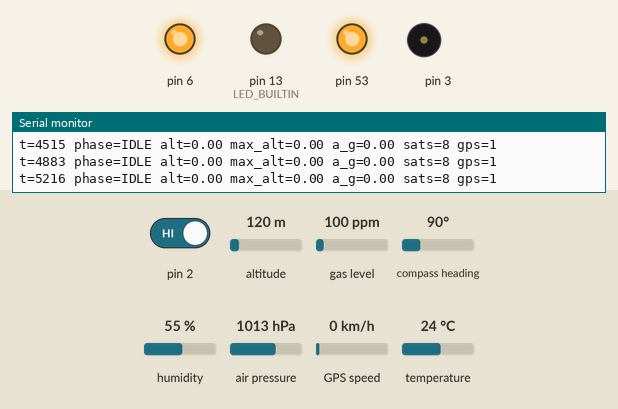
Recording of a sketch running on a simulated Arduino Mega 2560, built with avr-gcc and run on an emulated ATmega2560. Parts: output pins drawn as LEDs (lit = HIGH), buzzer (waves = sounding), the last lines printed to the serial monitor. The inputs (shaded band) are chosen by the test bench; at power-on: air pressure 1013 hPa, pin 2 HIGH, altitude 120 m, gas level 100 ppm, compass heading 90°, humidity 55 %, GPS speed 0 km/h, temperature 24 °C. Storage starts empty; the GPS gets a fix after 3 s at 37.7749, -122.4194 with 8 satellites; pins used as bus, display or sensor lines are not drawn.

Above: at 5.7 s.
5.8 s: air pressure set to 1012 hPa
At 9.0 s:
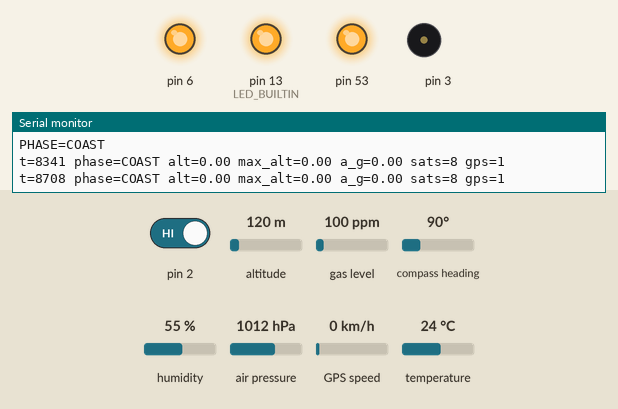
9.9 s: air pressure set to 1025 hPa
At 10.51 s:
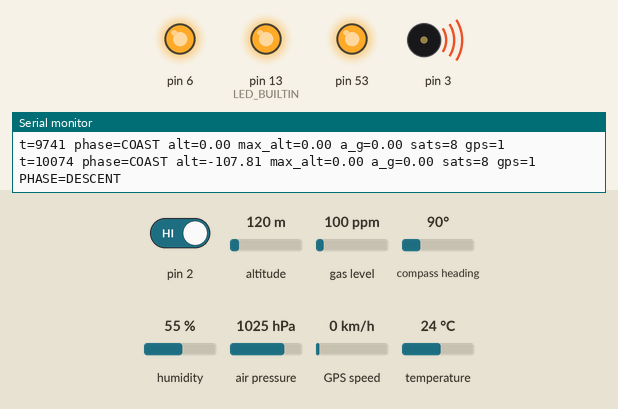
17.5 s: pin 2 driven HIGH
Timing chart, 0 to 22.0 s (numbered marks = the images above; inputs shaded):
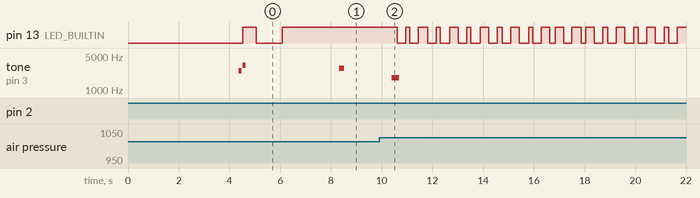

The sketch:

xiao_samd21_rocket_fc.ino
```cpp
#include <Arduino.h>
#include <SPI.h>
#include <Wire.h>
#include <SD.h>
#include <TinyGPSPlus.h>
#include <Adafruit_BMP3XX.h>

namespace Pins {
const uint8_t SD_CS = 0;
const uint8_t IMU_CS = 1;
const uint8_t BUTTON = 2;
const uint8_t BUZZER = 3;
const uint8_t BMP_CS = 6;
const uint8_t STATUS_LED = LED_BUILTIN;
}

namespace Timing {
const uint32_t SAMPLE_PERIOD_MS = 50;
const uint32_t STATUS_PERIOD_MS = 250;
const uint32_t BUTTON_HOLD_MS = 1000;
const uint32_t BUTTON_RESET_HOLD_MS = 4000;
const uint32_t GPS_BAUD = 9600;
}

namespace BuildConfig {
const bool IMU_ENABLED = true;
const bool IMU_REQUIRED = false;
}

namespace Thresholds {
const float ARM_ALT_SETTLE_S = 2.0f;
const float LAUNCH_ACCEL_G = 2.5f;
const float LAUNCH_ALT_GAIN_M = 5.0f;
const float APOGEE_FALL_M = 0.75f;
const float COAST_TIMEOUT_ALT_FALL_M = 0.30f;
const float LANDED_GYRO_DPS = 12.0f;
const float LANDED_ALT_BAND_M = 2.0f;
const uint32_t DESCENT_CONFIRM_MS = 300;
const uint32_t COAST_TIMEOUT_MS = 8000;
const uint32_t LANDED_TIME_MS = 8000;
}

enum FlightPhase : uint8_t {
  PHASE_BOOT,
  PHASE_IDLE,
  PHASE_ARMED,
  PHASE_BOOST,
  PHASE_COAST,
  PHASE_DESCENT,
  PHASE_LANDED,
  PHASE_ERROR
};

struct ImuSample {
  float ax_g = 0.0f;
  float ay_g = 0.0f;
  float az_g = 0.0f;
  float gx_dps = 0.0f;
  float gy_dps = 0.0f;
  float gz_dps = 0.0f;
  bool ok = false;
};

Adafruit_BMP3XX bmp;
TinyGPSPlus gps;
File logFile;

FlightPhase phase = PHASE_BOOT;
ImuSample imu;

float groundPressurePa = 101325.0f;
float groundAltitudeM = 0.0f;
float filteredAltitudeM = 0.0f;
float maxAltitudeM = 0.0f;
float lastLoggedAltitudeM = 0.0f;
float latestPressurePa = 101325.0f;

uint32_t lastSampleMs = 0;
uint32_t lastStatusMs = 0;
uint32_t buttonPressStartMs = 0;
uint32_t launchDetectedMs = 0;
uint32_t descentCandidateMs = 0;
uint32_t landedCandidateMs = 0;
uint32_t lastLandedBeaconMs = 0;
uint32_t flushCounter = 0;

bool sdReady = false;
bool bmpReady = false;
bool imuReady = false;
bool gpsSeen = false;
bool buttonShortHandled = false;
bool buttonLongHandled = false;
bool systemReady = false;

const uint8_t ICM_REG_WHO_AM_I = 0x75;
const uint8_t ICM_REG_PWR_MGMT_1 = 0x6B;
const uint8_t ICM_REG_SMPLRT_DIV = 0x19;
const uint8_t ICM_REG_CONFIG = 0x1A;
const uint8_t ICM_REG_GYRO_CONFIG = 0x1B;
const uint8_t ICM_REG_ACCEL_CONFIG = 0x1C;
const uint8_t ICM_REG_ACCEL_CONFIG2 = 0x1D;
const uint8_t ICM_REG_USER_CTRL = 0x6A;
const uint8_t ICM_REG_I2C_IF = 0x70;
const uint8_t ICM_REG_ACCEL_XOUT_H = 0x3B;

const float ACCEL_LSB_PER_G = 2048.0f;
const float GYRO_LSB_PER_DPS = 16.4f;

const char *phaseName(FlightPhase p) {
  switch (p) {
    case PHASE_BOOT: return "BOOT";
    case PHASE_IDLE: return "IDLE";
    case PHASE_ARMED: return "ARMED";
    case PHASE_BOOST: return "BOOST";
    case PHASE_COAST: return "COAST";
    case PHASE_DESCENT: return "DESCENT";
    case PHASE_LANDED: return "LANDED";
    case PHASE_ERROR: return "ERROR";
    default: return "UNKNOWN";
  }
}

void setPhase(FlightPhase nextPhase) {
  if (phase == nextPhase) {
    return;
  }
  phase = nextPhase;
  Serial.print("PHASE=");
  Serial.println(phaseName(phase));
}

void buzz(uint16_t durationMs, uint16_t frequency = 2400) {
  tone(Pins::BUZZER, frequency, durationMs);
}

void fatalError(const __FlashStringHelper *message) {
  Serial.println(message);
  setPhase(PHASE_ERROR);
}

void printInitStatus(const __FlashStringHelper *name, bool ok) {
  Serial.print(name);
  Serial.print(": ");
  Serial.println(ok ? F("OK") : F("FAIL"));
}

void printInitDisabled(const __FlashStringHelper *name) {
  Serial.print(name);
  Serial.println(F(": DISABLED"));
}

void printStartupSummary() {
  Serial.println(F("INIT SUMMARY"));
  printInitStatus(F("BMP390"), bmpReady);
  if (BuildConfig::IMU_ENABLED) {
    printInitStatus(F("ICM-20602"), imuReady);
  } else {
    printInitDisabled(F("ICM-20602"));
  }
  printInitStatus(F("SD"), sdReady);
  Serial.print(F("SYSTEM READY: "));
  Serial.println(systemReady ? F("YES") : F("NO"));
}

uint8_t icmReadReg(uint8_t reg) {
  SPI.beginTransaction(SPISettings(1000000, MSBFIRST, SPI_MODE0));
  digitalWrite(Pins::IMU_CS, LOW);
  SPI.transfer(reg | 0x80);
  uint8_t value = SPI.transfer(0x00);
  digitalWrite(Pins::IMU_CS, HIGH);
  SPI.endTransaction();
  return value;
}

void icmWriteReg(uint8_t reg, uint8_t value) {
  SPI.beginTransaction(SPISettings(1000000, MSBFIRST, SPI_MODE0));
  digitalWrite(Pins::IMU_CS, LOW);
  SPI.transfer(reg & 0x7F);
  SPI.transfer(value);
  digitalWrite(Pins::IMU_CS, HIGH);
  SPI.endTransaction();
}

void icmReadBytes(uint8_t reg, uint8_t *buffer, size_t length) {
  SPI.beginTransaction(SPISettings(1000000, MSBFIRST, SPI_MODE0));
  digitalWrite(Pins::IMU_CS, LOW);
  SPI.transfer(reg | 0x80);
  for (size_t i = 0; i < length; ++i) {
    buffer[i] = SPI.transfer(0x00);
  }
  digitalWrite(Pins::IMU_CS, HIGH);
  SPI.endTransaction();
}

bool initImu() {
  digitalWrite(Pins::IMU_CS, HIGH);
  delay(100);

  const uint8_t whoAmIPreReset = icmReadReg(ICM_REG_WHO_AM_I);
  Serial.print("ICM WHOAMI pre-reset=0x");
  Serial.println(whoAmIPreReset, HEX);

  icmWriteReg(ICM_REG_PWR_MGMT_1, 0x80);
  delay(100);
  const uint8_t whoAmIPostReset = icmReadReg(ICM_REG_WHO_AM_I);
  Serial.print("ICM WHOAMI post-reset=0x");
  Serial.println(whoAmIPostReset, HEX);

  icmWriteReg(ICM_REG_I2C_IF, 0x40);
  delay(10);
  icmWriteReg(ICM_REG_PWR_MGMT_1, 0x01);
  delay(10);
  icmWriteReg(ICM_REG_USER_CTRL, 0x00);
  icmWriteReg(ICM_REG_SMPLRT_DIV, 0x04);
  icmWriteReg(ICM_REG_CONFIG, 0x03);
  icmWriteReg(ICM_REG_GYRO_CONFIG, 0x18);
  icmWriteReg(ICM_REG_ACCEL_CONFIG, 0x18);
  icmWriteReg(ICM_REG_ACCEL_CONFIG2, 0x03);

  const uint8_t whoAmI = icmReadReg(ICM_REG_WHO_AM_I);
  Serial.print("ICM WHOAMI=0x");
  Serial.println(whoAmI, HEX);
  Serial.print("ICM PWR_MGMT_1=0x");
  Serial.println(icmReadReg(ICM_REG_PWR_MGMT_1), HEX);
  Serial.print("ICM I2C_IF=0x");
  Serial.println(icmReadReg(ICM_REG_I2C_IF), HEX);

  return whoAmI == 0x12;
}

ImuSample readImu() {
  ImuSample sample;
  uint8_t raw[14] = {0};
  icmReadBytes(ICM_REG_ACCEL_XOUT_H, raw, sizeof(raw));

  int16_t ax = (int16_t)((raw[0] << 8) | raw[1]);
  int16_t ay = (int16_t)((raw[2] << 8) | raw[3]);
  int16_t az = (int16_t)((raw[4] << 8) | raw[5]);
  int16_t gx = (int16_t)((raw[8] << 8) | raw[9]);
  int16_t gy = (int16_t)((raw[10] << 8) | raw[11]);
  int16_t gz = (int16_t)((raw[12] << 8) | raw[13]);

  sample.ax_g = (float)ax / ACCEL_LSB_PER_G;
  sample.ay_g = (float)ay / ACCEL_LSB_PER_G;
  sample.az_g = (float)az / ACCEL_LSB_PER_G;
  sample.gx_dps = (float)gx / GYRO_LSB_PER_DPS;
  sample.gy_dps = (float)gy / GYRO_LSB_PER_DPS;
  sample.gz_dps = (float)gz / GYRO_LSB_PER_DPS;
  sample.ok = true;
  return sample;
}

bool openNextLogFile() {
  char name[20];
  for (uint8_t i = 0; i < 100; ++i) {
    snprintf(name, sizeof(name), "FLIGHT%02u.CSV", i);
    if (!SD.exists(name)) {
      logFile = SD.open(name, FILE_WRITE);
      if (logFile) {
        logFile.println("ms,phase,ax_g,ay_g,az_g,gx_dps,gy_dps,gz_dps,baro_alt_m,max_alt_m,baro_temp_c,pressure_pa,gps_fix,gps_sats,lat_deg,lon_deg,gps_alt_m,gps_speed_mps,gps_course_deg");
        logFile.flush();
        Serial.print("LOG=");
        Serial.println(name);
        return true;
      }
    }
  }
  return false;
}

void serviceGps() {
  while (Serial1.available() > 0) {
    char c = (char)Serial1.read();
    gps.encode(c);
    gpsSeen = true;
  }
}

bool updateBarometer(float &altitudeM, float &temperatureC, float &pressurePa) {
  if (!bmp.performReading()) {
    return false;
  }
  temperatureC = bmp.temperature;
  pressurePa = bmp.pressure;
  latestPressurePa = pressurePa;
  if (phase == PHASE_IDLE) {
    // While idle on the bench, keep the baro reference slowly centered near zero.
    groundPressurePa = 0.98f * groundPressurePa + 0.02f * pressurePa;
  }
  altitudeM = 44330.0f * (1.0f - powf(pressurePa / groundPressurePa, 0.1903f)) + groundAltitudeM;
  filteredAltitudeM = 0.85f * filteredAltitudeM + 0.15f * altitudeM;
  if (filteredAltitudeM > maxAltitudeM) {
    maxAltitudeM = filteredAltitudeM;
  }
  return true;
}

bool captureGroundReference(uint8_t samples = 16, uint16_t sampleDelayMs = 40) {
  float pressureSum = 0.0f;
  uint8_t goodSamples = 0;

  for (uint8_t i = 0; i < samples; ++i) {
    if (bmp.performReading()) {
      pressureSum += bmp.pressure;
      ++goodSamples;
    }
    delay(sampleDelayMs);
  }

  if (goodSamples == 0) {
    return false;
  }

  groundPressurePa = pressureSum / goodSamples;
  latestPressurePa = groundPressurePa;
  groundAltitudeM = 0.0f;
  filteredAltitudeM = 0.0f;
  maxAltitudeM = 0.0f;
  lastLoggedAltitudeM = 0.0f;

  Serial.print(F("GROUND PRESSURE PA="));
  Serial.println(groundPressurePa, 2);
  return true;
}

bool resetForNextFlight() {
  Serial.println(F("RESET FOR NEXT FLIGHT"));

  if (logFile) {
    logFile.flush();
    logFile.close();
  }

  sdReady = SD.begin(Pins::SD_CS);
  if (sdReady) {
    sdReady = openNextLogFile();
  }
  if (!sdReady) {
    fatalError(F("Reset failed: SD reopen failed"));
    return false;
  }

  imu = ImuSample();
  launchDetectedMs = 0;
  descentCandidateMs = 0;
  landedCandidateMs = 0;
  lastLandedBeaconMs = 0;
  flushCounter = 0;
  lastSampleMs = 0;
  lastStatusMs = 0;
  lastLoggedAltitudeM = 0.0f;
  filteredAltitudeM = 0.0f;
  maxAltitudeM = 0.0f;
  groundAltitudeM = 0.0f;

  if (!captureGroundReference()) {
    fatalError(F("Reset failed: ground reference capture failed"));
    return false;
  }

  setPhase(PHASE_IDLE);
  buzz(120, 2200);
  delay(140);
  buzz(120, 2600);
  delay(140);
  buzz(120, 3000);
  Serial.println(F("READY FOR NEXT FLIGHT"));
  return true;
}

void serviceLandedBeacon(uint32_t nowMs) {
  if (phase != PHASE_LANDED) {
    return;
  }

  if (nowMs - lastLandedBeaconMs >= 3000) {
    lastLandedBeaconMs = nowMs;
    buzz(120, 2200);
    delay(140);
    buzz(120, 2200);
  }
}

float accelMagnitudeG(const ImuSample &s) {
  return sqrtf(s.ax_g * s.ax_g + s.ay_g * s.ay_g + s.az_g * s.az_g);
}

float gyroMagnitudeDps(const ImuSample &s) {
  return sqrtf(s.gx_dps * s.gx_dps + s.gy_dps * s.gy_dps + s.gz_dps * s.gz_dps);
}

void updateFlightState(uint32_t nowMs) {
  if (phase == PHASE_IDLE || phase == PHASE_ARMED) {
    const bool accelLaunch = accelMagnitudeG(imu) > Thresholds::LAUNCH_ACCEL_G;
    const bool altLaunch = (filteredAltitudeM - groundAltitudeM) > Thresholds::LAUNCH_ALT_GAIN_M;
    if (accelLaunch || altLaunch) {
      if (!captureGroundReference(8, 20)) {
        Serial.println(F("Launch-time ground reference refresh failed"));
      }
      launchDetectedMs = nowMs;
      setPhase(PHASE_BOOST);
      buzz(200, 2800);
    }
  } else if (phase == PHASE_BOOST) {
    if (nowMs - launchDetectedMs > 1500) {
      setPhase(PHASE_COAST);
    }
  } else if (phase == PHASE_COAST) {
    const float altDropM = maxAltitudeM - filteredAltitudeM;
    const bool nominalApogeeDetected = altDropM > Thresholds::APOGEE_FALL_M;
    const bool timeoutApogeeDetected =
        (nowMs - launchDetectedMs) > Thresholds::COAST_TIMEOUT_MS &&
        altDropM > Thresholds::COAST_TIMEOUT_ALT_FALL_M;

    if (nominalApogeeDetected || timeoutApogeeDetected) {
      if (descentCandidateMs == 0) {
        descentCandidateMs = nowMs;
      }
      if (nowMs - descentCandidateMs > Thresholds::DESCENT_CONFIRM_MS) {
        setPhase(PHASE_DESCENT);
        buzz(300, 1800);
      }
    } else {
      descentCandidateMs = 0;
    }
  } else if (phase == PHASE_DESCENT) {
    const bool lowMotion = gyroMagnitudeDps(imu) < Thresholds::LANDED_GYRO_DPS;
    const bool nearGround = fabsf(filteredAltitudeM - groundAltitudeM) < Thresholds::LANDED_ALT_BAND_M;
    if (lowMotion && nearGround) {
      if (landedCandidateMs == 0) {
        landedCandidateMs = nowMs;
      }
      if (nowMs - landedCandidateMs > Thresholds::LANDED_TIME_MS) {
        setPhase(PHASE_LANDED);
        Serial.print(F("MAX ALTITUDE M="));
        Serial.println(maxAltitudeM, 2);
        buzz(600, 1400);
      }
    } else {
      landedCandidateMs = 0;
    }
  }
}

void logSample(uint32_t nowMs, float altitudeM, float temperatureC, float pressurePa) {
  if (!sdReady || !logFile) {
    return;
  }

  const bool gpsFix = gps.location.isValid() && gps.location.age() < 2000;

  logFile.print(nowMs);
  logFile.print(',');
  logFile.print(phaseName(phase));
  logFile.print(',');
  logFile.print(imu.ax_g, 4);
  logFile.print(',');
  logFile.print(imu.ay_g, 4);
  logFile.print(',');
  logFile.print(imu.az_g, 4);
  logFile.print(',');
  logFile.print(imu.gx_dps, 3);
  logFile.print(',');
  logFile.print(imu.gy_dps, 3);
  logFile.print(',');
  logFile.print(imu.gz_dps, 3);
  logFile.print(',');
  logFile.print(altitudeM, 2);
  logFile.print(',');
  logFile.print(maxAltitudeM, 2);
  logFile.print(',');
  logFile.print(temperatureC, 2);
  logFile.print(',');
  logFile.print(pressurePa, 2);
  logFile.print(',');
  logFile.print(gpsFix ? 1 : 0);
  logFile.print(',');
  logFile.print(gps.satellites.isValid() ? gps.satellites.value() : 0);
  logFile.print(',');
  logFile.print(gps.location.isValid() ? gps.location.lat() : 0.0, 6);
  logFile.print(',');
  logFile.print(gps.location.isValid() ? gps.location.lng() : 0.0, 6);
  logFile.print(',');
  logFile.print(gps.altitude.isValid() ? gps.altitude.meters() : 0.0, 2);
  logFile.print(',');
  logFile.print(gps.speed.isValid() ? gps.speed.mps() : 0.0, 2);
  logFile.print(',');
  logFile.println(gps.course.isValid() ? gps.course.deg() : 0.0, 2);

  if (++flushCounter >= 20) {
    logFile.flush();
    flushCounter = 0;
  }
  lastLoggedAltitudeM = altitudeM;
}

void updateUi(uint32_t nowMs) {
  bool ledState = false;

  switch (phase) {
    case PHASE_BOOT:
      ledState = ((nowMs / 100) % 2) == 0;
      break;
    case PHASE_IDLE:
      ledState = ((nowMs / 1000) % 2) == 0;
      break;
    case PHASE_ARMED:
      ledState = ((nowMs / 200) % 2) == 0;
      break;
    case PHASE_BOOST:
    case PHASE_COAST:
      ledState = true;
      break;
    case PHASE_DESCENT:
      ledState = ((nowMs / 300) % 2) == 0;
      break;
    case PHASE_LANDED:
      ledState = ((nowMs / 1200) % 2) == 0;
      break;
    case PHASE_ERROR:
      ledState = ((nowMs / 80) % 2) == 0;
      break;
  }

  digitalWrite(Pins::STATUS_LED, ledState ? HIGH : LOW);
}

void serviceButton(uint32_t nowMs) {
  const bool pressed = digitalRead(Pins::BUTTON) == LOW;

  if (pressed && buttonPressStartMs == 0) {
    buttonPressStartMs = nowMs;
  }

  if (!pressed) {
    buttonPressStartMs = 0;
    buttonShortHandled = false;
    buttonLongHandled = false;
    return;
  }

  const uint32_t heldMs = nowMs - buttonPressStartMs;

  if (!buttonLongHandled && heldMs >= Timing::BUTTON_RESET_HOLD_MS && phase != PHASE_ERROR) {
    buttonLongHandled = true;
    buttonShortHandled = true;
    resetForNextFlight();
    return;
  }

  if (!buttonShortHandled && heldMs >= Timing::BUTTON_HOLD_MS) {
    buttonShortHandled = true;
    if (phase == PHASE_IDLE) {
      if (!captureGroundReference()) {
        Serial.println(F("Ground reference capture failed"));
        buzz(700, 1200);
        return;
      }
      Serial.println(F("Ground reference refreshed by button"));
      buzz(150, 2400);
    }
  }
}

void printStatus(uint32_t nowMs, float altitudeM) {
  if (nowMs - lastStatusMs < Timing::STATUS_PERIOD_MS) {
    return;
  }
  lastStatusMs = nowMs;

  Serial.print("t=");
  Serial.print(nowMs);
  Serial.print(" phase=");
  Serial.print(phaseName(phase));
  Serial.print(" alt=");
  Serial.print(altitudeM, 2);
  Serial.print(" max_alt=");
  Serial.print(maxAltitudeM, 2);
  Serial.print(" a_g=");
  Serial.print(accelMagnitudeG(imu), 2);
  Serial.print(" sats=");
  Serial.print(gps.satellites.isValid() ? gps.satellites.value() : 0);
  Serial.print(" gps=");
  Serial.println(gps.location.isValid() ? 1 : 0);
}

void setup() {
  pinMode(Pins::STATUS_LED, OUTPUT);
  pinMode(Pins::BUTTON, INPUT_PULLUP);
  pinMode(Pins::BUZZER, OUTPUT);
  pinMode(Pins::SD_CS, OUTPUT);
  pinMode(Pins::BMP_CS, OUTPUT);
  if (BuildConfig::IMU_ENABLED) {
    pinMode(Pins::IMU_CS, OUTPUT);
  }

  digitalWrite(Pins::STATUS_LED, LOW);
  digitalWrite(Pins::SD_CS, HIGH);
  digitalWrite(Pins::BMP_CS, HIGH);
  if (BuildConfig::IMU_ENABLED) {
    digitalWrite(Pins::IMU_CS, HIGH);
  }

  Serial.begin(115200);
  delay(1000);
  Serial.println("XIAO SAMD21 rocket flight computer boot");

  SPI.begin();
  Serial1.begin(Timing::GPS_BAUD);

  bmpReady = bmp.begin_SPI(Pins::BMP_CS);
  if (bmpReady) {
    bmpReady = true;
    bmp.setTemperatureOversampling(BMP3_OVERSAMPLING_8X);
    bmp.setPressureOversampling(BMP3_OVERSAMPLING_8X);
    bmp.setIIRFilterCoeff(BMP3_IIR_FILTER_COEFF_3);
    bmp.setOutputDataRate(BMP3_ODR_50_HZ);
  }
  printInitStatus(F("BMP390"), bmpReady);

  if (BuildConfig::IMU_ENABLED) {
    imuReady = initImu();
    printInitStatus(F("ICM-20602"), imuReady);
  } else {
    imuReady = false;
    printInitDisabled(F("ICM-20602"));
  }

  sdReady = SD.begin(Pins::SD_CS);
  if (sdReady) {
    sdReady = openNextLogFile();
  }
  printInitStatus(F("SD"), sdReady);

  systemReady = bmpReady && sdReady && (!BuildConfig::IMU_REQUIRED || imuReady);
  printStartupSummary();

  if (!systemReady) {
    fatalError(F("One or more required devices failed initialization"));
    Serial.println(F("Bench note: connect one device at a time and re-test."));
    return;
  }

  if (!captureGroundReference()) {
    fatalError(F("Ground reference capture failed"));
    Serial.println(F("Bench note: check BMP390 wiring and power stability."));
    return;
  }

  if (phase != PHASE_ERROR) {
    setPhase(PHASE_IDLE);
    buzz(120, 2500);
    delay(160);
    buzz(120, 3200);
  }
}

void loop() {
  const uint32_t nowMs = millis();

  updateUi(nowMs);
  serviceLandedBeacon(nowMs);

  if (phase == PHASE_ERROR) {
    static uint32_t lastErrorPrintMs = 0;
    if (nowMs - lastErrorPrintMs >= 1500) {
      lastErrorPrintMs = nowMs;
      Serial.println(F("ERROR MODE: waiting for reset after wiring or power changes"));
    }
    delay(20);
    return;
  }

  serviceGps();
  serviceButton(nowMs);

  if (nowMs - lastSampleMs < Timing::SAMPLE_PERIOD_MS) {
    return;
  }
  lastSampleMs = nowMs;

  imu = readImu();

  float altitudeM = lastLoggedAltitudeM;
  float temperatureC = 0.0f;
  float pressurePa = groundPressurePa;

  if (!updateBarometer(altitudeM, temperatureC, pressurePa)) {
    Serial.println("BMP390 read failed");
  }

  updateFlightState(nowMs);
  logSample(nowMs, altitudeM, temperatureC, pressurePa);
  printStatus(nowMs, altitudeM);
}
```

Measured:
- the behaviour switches between 1013 and 1012 hPa on air pressure (found by bisection; images 0 and 1)
- after the input at 5.8 s, pin 13 (LED_BUILTIN): goes on until 6.1 s, then stays HIGH; tone on pin 3: silent → 2800 Hz after 2.5 s, → silent 0.20 s later
- after the input at 9.9 s, pin 13 (LED_BUILTIN): HIGH → LOW after 0.71 s, → HIGH 0.33 s later, → LOW 0.17 s later, → HIGH 0.33 s later, … (23 changes in this stretch); tone on pin 3: silent → 1800 Hz after 0.50 s, → silent 0.30 s later
